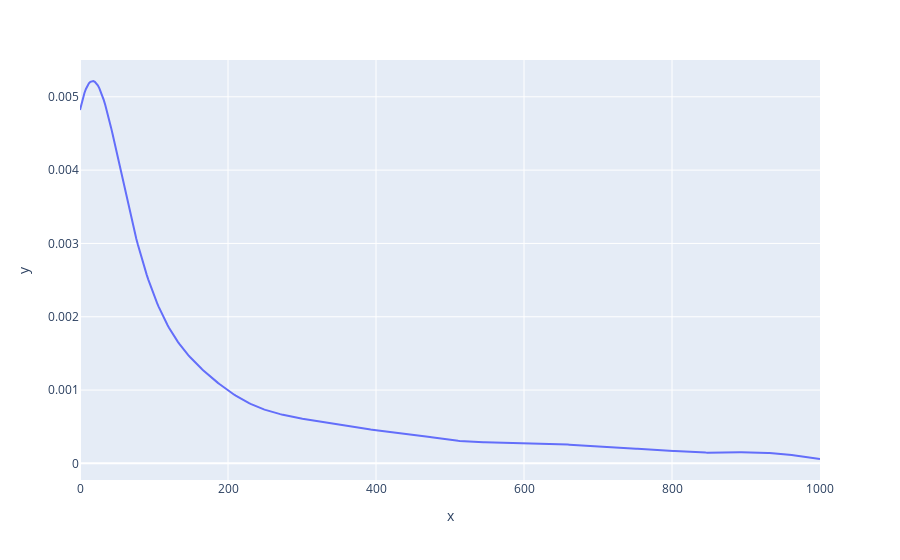

Notebook code cell kept with this figure:
### Code cell
px.line(x = like_x, y = elon_likes_kde(like_x))

### Figure 1 — Plotly figure (JSON) as saved in the notebook; plotly's stock layout.template omitted (floating-point values rounded to 4 significant figures; data arrays with more than 128 entries replaced by an {"elided": "..."} marker saying what was removed)
{"data": [{"hovertemplate": "x=%{x}<br>y=%{y}<extra></extra>", "legendgroup": "", "line": {"color": "#636efa", "dash": "solid"}, "marker": {"symbol": "circle"}, "mode": "lines", "name": "", "orientation": "v", "showlegend": false, "type": "scatter", "x": {"elided": "500 float values"}, "xaxis": "x", "y": {"elided": "500 float values"}, "yaxis": "y"}], "layout": {"legend": {"tracegroupgap": 0}, "margin": {"t": 60}, "xaxis": {"anchor": "y", "domain": [0, 1], "title": {"text": "x"}}, "yaxis": {"anchor": "x", "domain": [0, 1], "title": {"text": "y"}}}}
